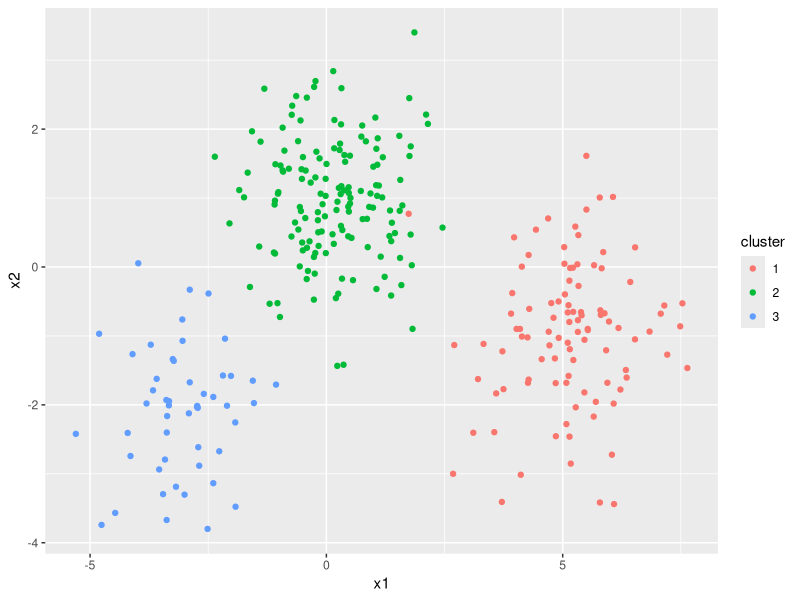
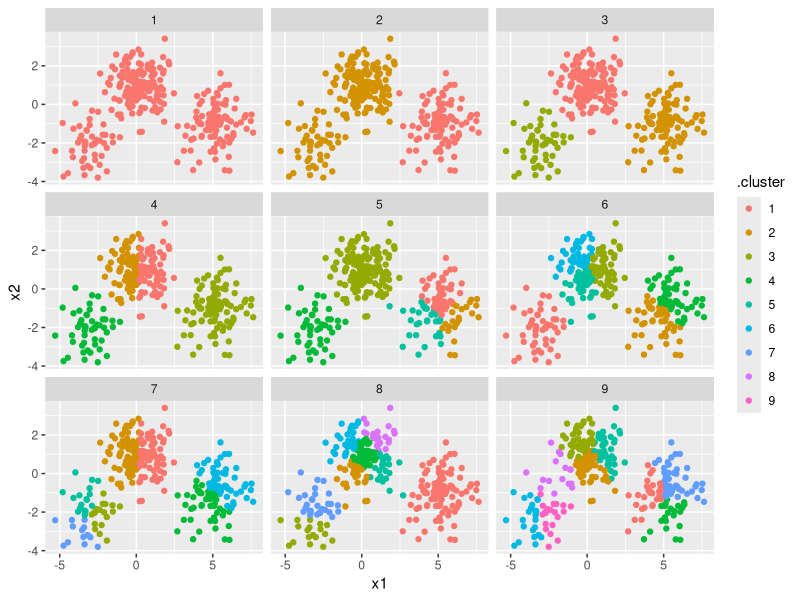
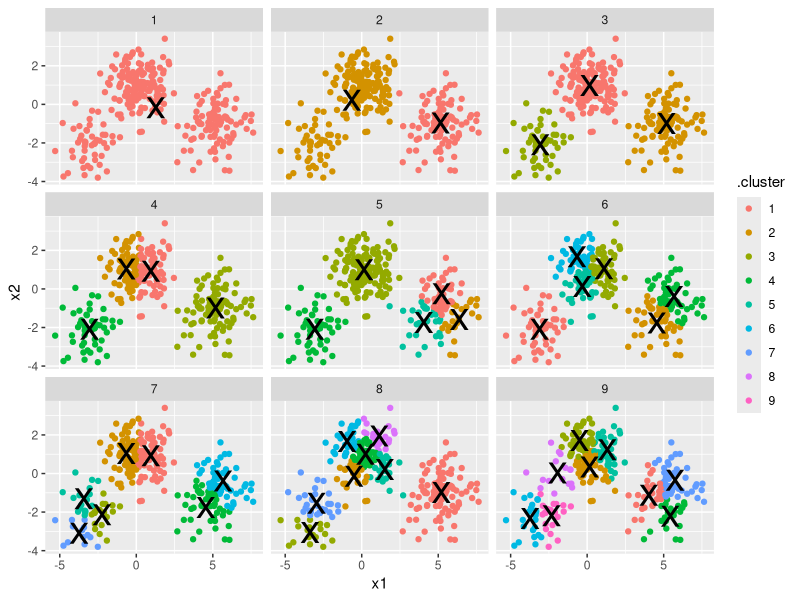
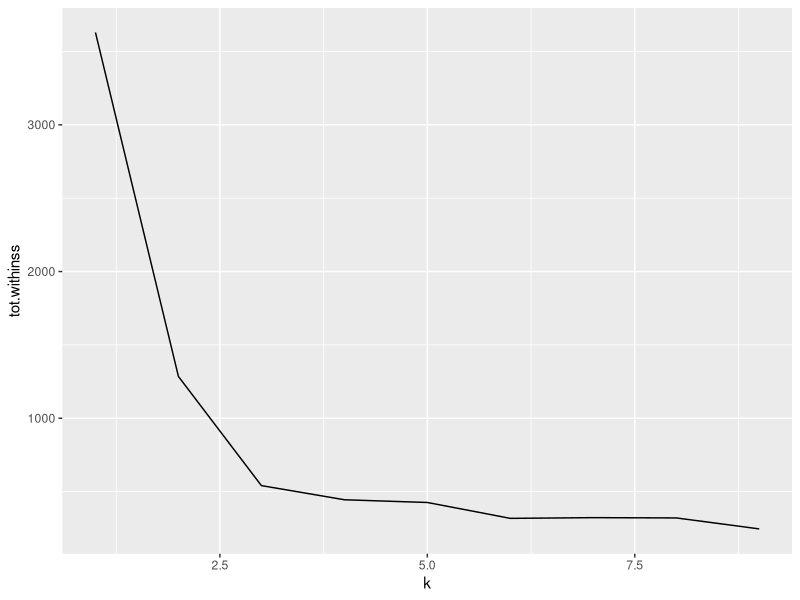

The R source for these figures, in order:
## ---- chunk 1
library(knitr)
opts_chunk$set(message=FALSE, warning=FALSE)
## ---- chunk 2
library(dplyr)

set.seed(2014)
centers <- data.frame(cluster=factor(1:3), size=c(100, 150, 50), x1=c(5, 0, -3), x2=c(-1, 1, -2))
points <- centers %>% group_by(cluster) %>%
    do(data.frame(x1=rnorm(.$size[1], .$x1[1]),
                  x2=rnorm(.$size[1], .$x2[1])))

library(ggplot2)
ggplot(points, aes(x1, x2, color=cluster)) + geom_point()
## ---- chunk 3
points.matrix <- as.matrix(points[c("x1", "x2")])
kclust <- kmeans(points.matrix, 3)
kclust
summary(kclust)
## ---- chunk 4
library(broom)
head(augment(kclust, points.matrix))
## ---- chunk 5
tidy(kclust)
## ---- chunk 6
glance(kclust)
## ---- chunk 7
kclusts <- data.frame(k=1:9) %>% group_by(k) %>% do(kclust=kmeans(points.matrix, .$k))
## ---- chunk 8
clusters <- kclusts %>% group_by(k) %>% do(tidy(.$kclust[[1]]))
assignments <- kclusts %>% group_by(k) %>% do(augment(.$kclust[[1]], points.matrix))
clusterings <- kclusts %>% group_by(k) %>% do(glance(.$kclust[[1]]))
## ---- chunk 9
p1 <- ggplot(assignments, aes(x1, x2)) + geom_point(aes(color=.cluster)) + facet_wrap(~ k)
p1
## ---- chunk 10
p2 <- p1 + geom_point(data=clusters, size=10, shape="x")
p2
## ---- chunk 11
ggplot(clusterings, aes(k, tot.withinss)) + geom_line()
